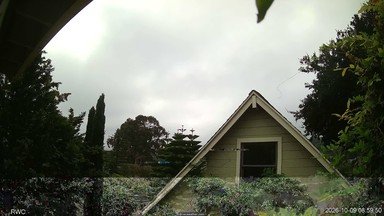
#> input picture tests/fixtures/sun/20261009_1600.jpg, 384 x 216 px
$ python -i shift.py   (imports and definitions only)
#> lines starting #> are read from the running program, lines starting #| are printed output that depends on the picture
"""Camera-pointing monitor: phase correlation of the foreground edge map (gable, trees) against a reference.

The models were trained on one fixed view. If the camera is knocked, the regional features move and the
classifier silently degrades, so the health JSON reports the shift and flags it above SHIFT_WARN_PX."""
import os
from typing import Tuple

import numpy as np
from PIL import Image

from rwcwx.sun.model import MODEL_DIR

W, H = 192, 108
REF_PATH = os.path.join(MODEL_DIR, "reference_edges.png")
SHIFT_WARN_PX = 2.0      # at 192 px width (~16 px at full 1560 px)
PEAK_WARN = 0.35         # clear days score 0.6-0.85; a moved/zoomed view drops below this


def edge_map(img: Image.Image) -> np.ndarray:
    g = np.asarray(img.convert("L").resize((W, H), Image.BILINEAR), np.float32) / 255.
    gx = np.zeros_like(g)
    gy = np.zeros_like(g)
    gx[:, 1:] = np.abs(np.diff(g, axis=1))
    gy[1:, :] = np.abs(np.diff(g, axis=0))
    e = gx + gy
    e[: int(H * 0.35)] = 0          # sky changes with clouds; use the foreground only
    return e


def save_reference(img: Image.Image, path: str = REF_PATH) -> None:
    e = edge_map(img)
    Image.fromarray(np.clip(e / max(e.max(), 1e-6) * 255, 0, 255).astype(np.uint8)).save(path, optimize=True)


def load_reference(path: str = REF_PATH) -> np.ndarray:
    return np.asarray(Image.open(path), np.float32) / 255.


def phase_shift(a: np.ndarray, b: np.ndarray) -> Tuple[float, float, float]:
    """(dx, dy, peak) such that b ~= a shifted by (dx, dy). peak ~1 for a clean match, small for no match."""
    win = np.outer(np.hanning(a.shape[0]), np.hanning(a.shape[1]))
    fa, fb = np.fft.fft2((a - a.mean()) * win), np.fft.fft2((b - b.mean()) * win)
    r = fb * np.conj(fa)
    r /= np.abs(r) + 1e-9
    c = np.real(np.fft.ifft2(r))
    dy, dx = np.unravel_index(np.argmax(c), c.shape)
    if dy > a.shape[0] // 2:
        dy -= a.shape[0]
    if dx > a.shape[1] // 2:
        dx -= a.shape[1]
    return float(dx), float(dy), float(c.max())


def camera_shift(img: Image.Image) -> dict:
    dx, dy, peak = phase_shift(load_reference(), edge_map(img))
    return dict(dx=dx, dy=dy, peak=round(peak, 3), moved=bool(max(abs(dx), abs(dy)) >= SHIFT_WARN_PX or peak < PEAK_WARN))

>>> import cv2
>>> picture = cv2.imread('../../tests/fixtures/sun/20261009_1600.jpg', cv2.IMREAD_GRAYSCALE)
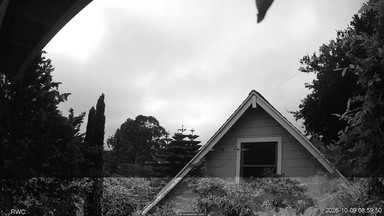
#> picture: shape (216, 384); min 0, max 255, mean 114.1
>>> result = camera_shift(picture)
#> (the run stopped early here; a loop or call above may not have finished)

$ run again, on tests/fixtures/sun/20261009_2000.jpg
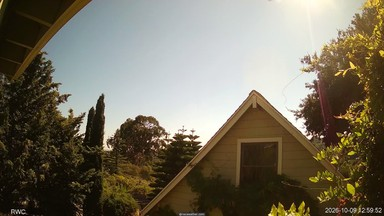
#> input picture tests/fixtures/sun/20261009_2000.jpg, 384 x 216 px
#> `picture = cv2.imread('../../tests/fixtures/sun/20261009_1600.jpg', cv2..`:
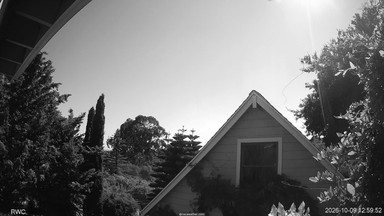
#> picture: shape (216, 384); min 0, max 255, mean 111.7
